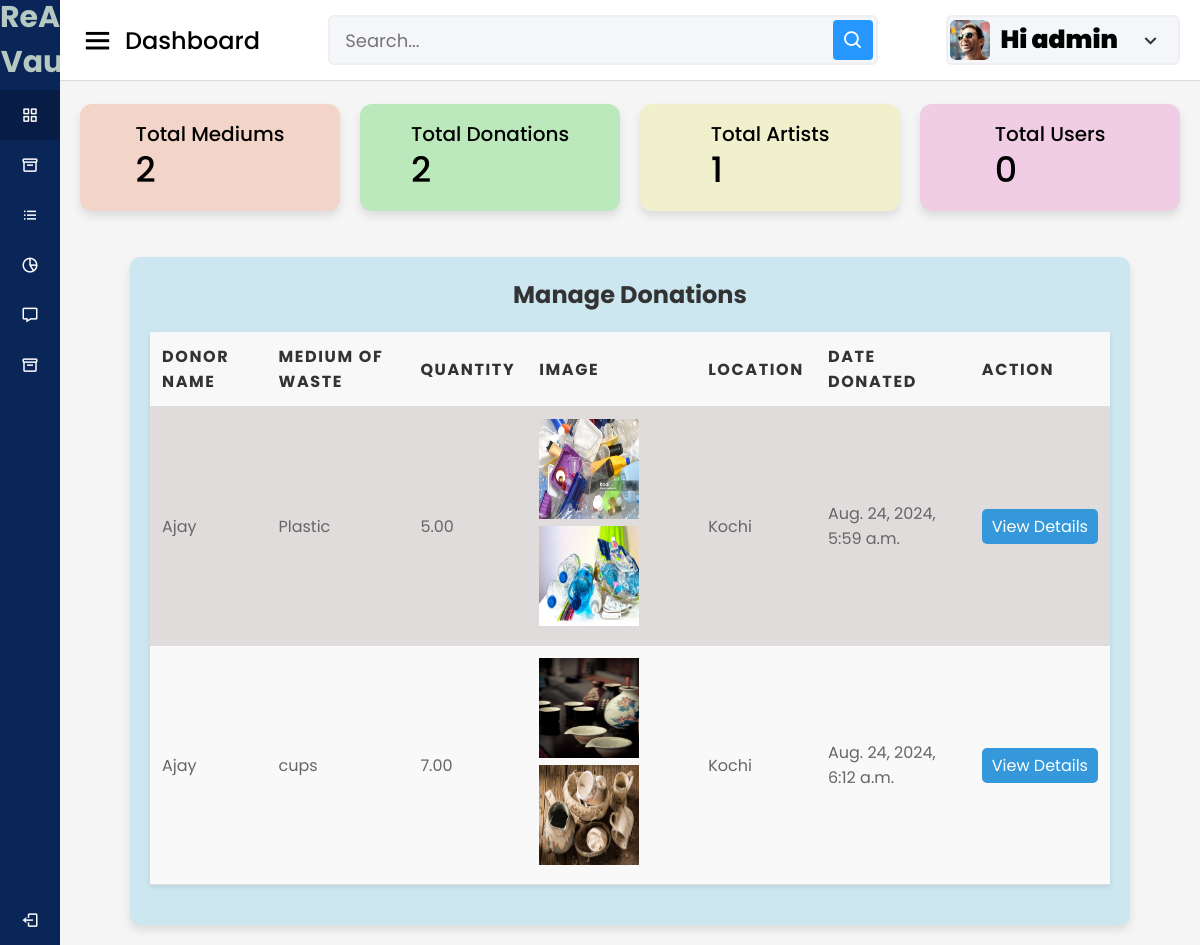
/adminclick/donation_listview/ (signed in), run on an earlier commit of the app's database.
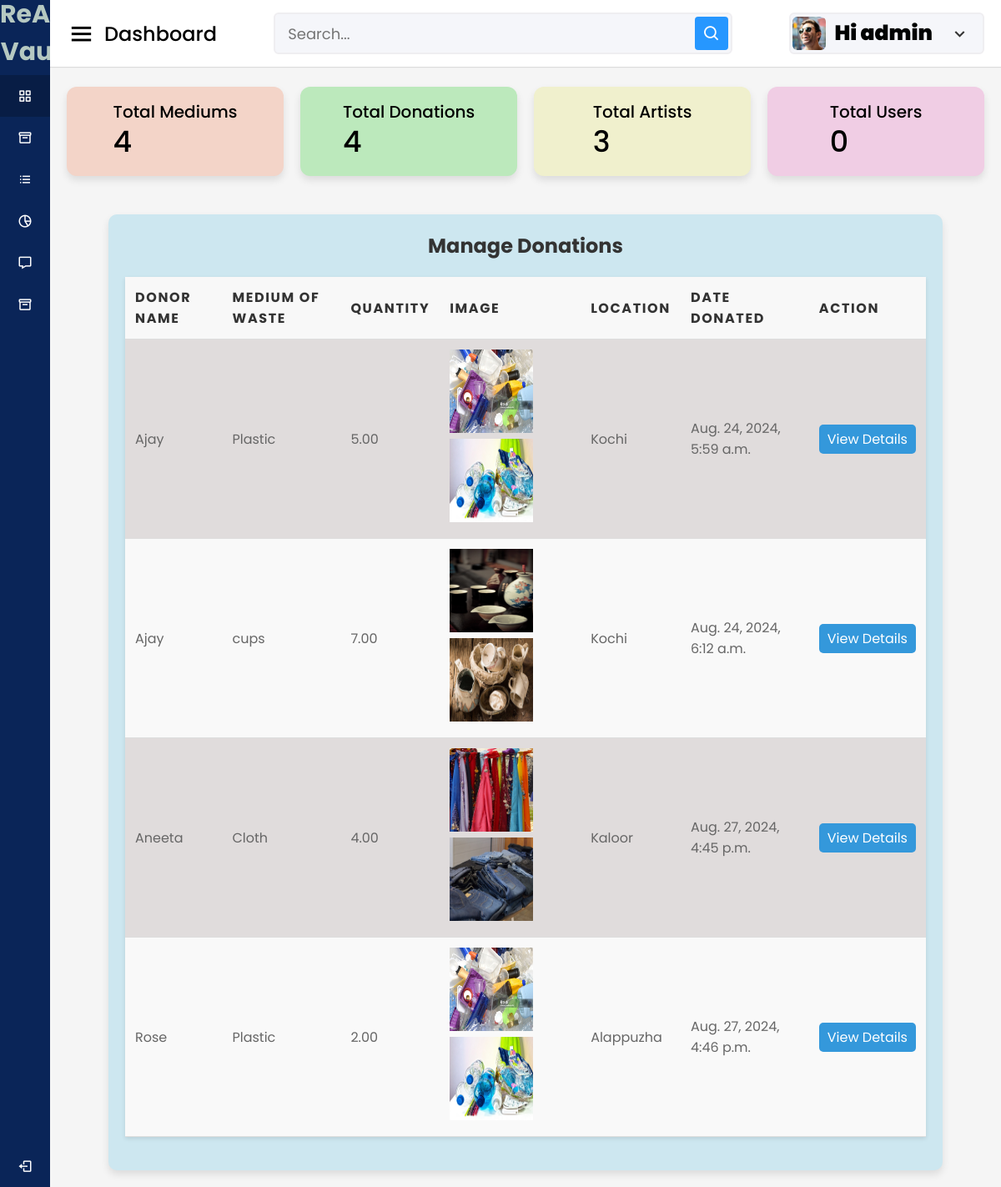
And on a later commit of the database.
### accounts/models.py (models this page shows, shortened)
class Adminclick(models.Model):
    user = models.OneToOneField(User, on_delete = models.CASCADE)
    phone = models.IntegerField(default=99999999)
    profile_pic = models.ImageField(upload_to= 'picture/admin/admin.jpg', null=True)

class Donors(models.Model):
    user = models.OneToOneField(User, on_delete = models.CASCADE)
    phone = models.IntegerField(default=99999999)
    profile_pic = models.ImageField(upload_to= 'picture/donor', null=True,default='picture/donor/hi.jpg')

### donors/models.py (models this page shows, shortened)
class Donation(models.Model):
    donor = models.ForeignKey(Donors, on_delete=models.CASCADE)
    medium_of_waste = models.ForeignKey(MediumOfWaste, on_delete=models.CASCADE)
    quantity = models.DecimalField(max_digits=10, decimal_places=2)
    location = models.CharField(max_length=255)
    date_donated = models.DateTimeField(auto_now_add=True)
    STATUS_CHOICES = [
        ('pending','Pending'),
        ('accepted','Accepted'),
        ('rejected','Rejected'),
    ]
    status = models.CharField(max_length=10, choices=STATUS_CHOICES, default='pending')

class DonationImage(models.Model):
    donation = models.ForeignKey(Donation, on_delete=models.CASCADE, related_name='images')
    image=models.ImageField(upload_to='picture/donor')

### adminclick/models.py (models this page shows, shortened)
class MediumOfWaste(models.Model):
    name = models.CharField(max_length=255)
    description = models.TextField(blank=True, null=True)
    rate=models.DecimalField(max_digits=10,decimal_places=2,default=0.00)

### adminclick/views.py (the view)
# urls.py: path('donation_listview/', views.donation_listview, name='donation_listview'),
@login_required
@never_cache
def donation_listview(request):
    adminclick= request.user.adminclick
    total_medium_of_waste=MediumOfWaste.objects.count()
    total_donations=Donation.objects.count()
    total_artists=Artist.objects.count()
    donations = Donation.objects.select_related('donor', 'medium_of_waste').all()
    context={
    'donations': donations,
    'adminclick':adminclick,
    'total_medium_of_waste':total_medium_of_waste,
    'total_donations':total_donations,
    'total_artists':total_artists
    }
    return render(request, 'admin/donation_list.html', context)

### category/context_processors.py (called while the page is built)
def menu_links(request):
    links = Category.objects.all()
    return dict(links=links)

### template/admin/donation_list.html (shortened to what this page needs)
{% load static %}
<!DOCTYPE html>
<html lang="en" dir="ltr">
<head>
  <link rel="stylesheet" href="{% static 'assets/css/styles.css' %}">
  <link href='https://unpkg.com/boxicons@2.0.7/css/boxicons.min.css' rel='stylesheet'>
</head>
<body>
  <div class="sidebar">
    <div class="logo-details">
      <span class="logo_name" style="font-size: 30px; text-align: center; font-weight: 700; color: #b5c8c1;">ReArt Vault</span>
    </div>
    <ul class="nav-links">
      <li>
        <a href="{% url 'admin_dashboard' %}" class="active">
          <i class='bx bx-grid-alt'></i>
          <span class="links_name">Admin Dashboard</span>
        </a>
      </li>
      <li>
        <a href="{% url 'add_medium_of_waste' %}">
          <i class='bx bx-box'></i>
          <span class="links_name">Add Medium </span>
        </a>
      </li>
      <li>
        <a href="{% url 'approve_artists' %}">
          <i class='bx bx-list-ul'></i>
          <span class="links_name">Manage Artists</span>
        </a>
      </li>
      <li>
        <a href="{% url 'donation_listview' %}">
          <i class='bx bx-pie-chart-alt-2'></i>
          <span class="links_name">Manage Donations</span>
        </a>
      </li>
      <li>
        <a href="{% url 'set_rates' %}">
          <i class='bx bx-message'></i>
          <span class="links_name">Set Pricing</span>
        </a>
      </li>
      <li>
        <a href="{% url 'add_category' %}">
          <i class='bx bx-box'></i>
          <span class="links_name">Add Category</span>
        </a>
      </li>
      <li class="log_out">
        <a href="{% url 'userlogout' %}">
          <i class='bx bx-log-out'></i>
          <span class="links_name">Log out</span>
        </a>
      </li>
    </ul>
  </div>
  <section class="home-section">
    <nav>
      <div class="sidebar-button">
        <i class='bx bx-menu sidebarBtn'></i>
        <span class="dashboard"> Dashboard</span>
      </div>
      <div class="search-box">
        <input type="text" placeholder="Search...">
        <i class='bx bx-search'></i>
      </div>
      <div class="profile-details">
        <img src="{{adminclick.profile_pic.url}}" alt="">
        <span class="admin_name" style="font-size: 25px; font-weight: 900; color: #010302;">Hi {{user.username}}</span>
        <i class='bx bx-chevron-down'></i>
      </div>
    </nav>
    <body>
      <div class="home-content">
        <div class="overview-boxes">
          <div class="box" style="background-color:rgb(243, 212, 200);">
            <div class="right-side">
              <div class="box-topic">Total Mediums</div>
              <div class="number">{{ total_medium_of_waste }}</div>
            </div>
          </div>
          <div class="box" style="background-color:rgb(188, 233, 188);">
            <div class="right-side">
              <div class="box-topic">Total Donations</div>
              <div class="number">{{total_donations}}</div>
            </div>
          </div>
          <div class="box" style="background-color:rgb(240, 240, 205);">
            <div class="right-side">
              <div class="box-topic">Total Artists</div>
              <div class="number"> {{total_artists}}</div>
            </div>
          </div>
          <div class="box" style="background-color:rgb(240, 205, 228);">
            <div class="right-side">
              <div class="box-topic">Total Users</div>
              <div class="number">0</div>
            </div>
          </div>
        </div>
          <div class="sales-boxes">
            <div class="recent-sales box" style="background-color: rgb(205, 231, 240); padding: 20px; border-radius: 10px; width:1000px;">
                <div class="title" style="font-size: 24px; font-weight: bold; margin-bottom: 20px;">Manage Donations</div>
                <table class="table">
                    <thead>
                        <tr>
                            <th>Donor Name</th>
                            <th>Medium of Waste</th>
                            <th>Quantity</th>
                            <th>Image</th>
                            <th>Location</th>
                            <th>Date Donated</th>
                            <th>Action</th>
                        </tr>
                    </thead>
                    <tbody>
                      {% for donation in donations %}
                      <tr>
                          <td>{{ donation.donor.user.username }}</td>
                          <td>{{ donation.medium_of_waste.name }}</td>
                          <td>{{ donation.quantity }}</td>
                          <td>
                            {% if donation.images.exists %}
                            {% for image in donation.images.all %}
                                <img src="{{ image.image.url }}" alt="image of waste " width="100" height="100">
                                {% endfor %}
                              {% else %}
                                  No picture
                              {% endif %}
                          </td>
                          <td>{{ donation.location }}</td>
                          <td>{{ donation.date_donated }}</td>
                          <td>
                              <a href="{% url 'donation_detail' donation.pk %}" class="btn-view">View Details</a>
                          </td>
                      </tr>
                  {% endfor %}
                    </tbody>
                </table>
            </div>
        </div>
    </body>
    </html>

### static/assets/css/styles.css (style rules this page uses)
* { margin: 0; padding: 0; box-sizing: border-box; font-family: 'Poppins', sans-serif; }
.sidebar { position: fixed; height: 100%; width: 240px; background: #0A2558; transition: all 0.5s ease; }
.sidebar .logo-details { height: 80px; display: flex; align-items: center; }
.sidebar .logo-details .logo_name { color: #fff; font-size: 24px; font-weight: 500; }
.sidebar .nav-links { margin-top: 10px; }
.sidebar .nav-links li { position: relative; list-style: none; height: 50px; }
.sidebar .nav-links li a { height: 100%; width: 100%; display: flex; align-items: center; text-decoration: none; transition: all 0.4s ease; }
.sidebar .nav-links li a.active { background: #081D45; }
.sidebar .nav-links li i { min-width: 60px; text-align: center; font-size: 18px; color: #fff; }
.sidebar .nav-links li a .links_name { color: #fff; font-size: 15px; font-weight: 400; white-space: nowrap; }
.sidebar .nav-links .log_out { position: absolute; bottom: 0; width: 100%; }
.home-section { position: relative; background: #f5f5f5; min-height: 100vh; width: calc(100% - 240px); left: 240px; transition: all 0.5s ease; }
.home-section nav { display: flex; justify-content: space-between; height: 80px; background: #fff; display: flex; align-items: center; position: fixed; width: calc(100% - 240px); left: 240px; z-index: 100; padding: 0 20px; box-shadow: 0 1px 1px rgba(0, 0, 0, 0.1); transition: all 0.5s ease; }
.home-section nav .sidebar-button { display: flex; align-items: center; font-size: 24px; font-weight: 500; }
nav .sidebar-button i { font-size: 35px; margin-right: 10px; }
.home-section nav .search-box { position: relative; height: 50px; max-width: 550px; width: 100%; margin: 0 20px; }
nav .search-box input { height: 100%; width: 100%; outline: none; background: #F5F6FA; border: 2px solid #EFEEF1; border-radius: 6px; font-size: 18px; padding: 0 15px; }
nav .search-box .bx-search { position: absolute; height: 40px; width: 40px; background: #2697FF; right: 5px; top: 50%; transform: translateY(-50%); border-radius: 4px; line-height: 40px; text-align: center; color: #fff; font-size: 22px; transition: all 0.4 ease; }
.home-section nav .profile-details { display: flex; align-items: center; background: #F5F6FA; border: 2px solid #EFEEF1; border-radius: 6px; height: 50px; min-width: 190px; padding: 0 15px 0 2px; }
nav .profile-details img { height: 40px; width: 40px; border-radius: 6px; object-fit: cover; }
nav .profile-details .admin_name { font-size: 15px; font-weight: 500; color: #333; margin: 0 10px; white-space: nowrap; }
nav .profile-details i { font-size: 25px; color: #333; }
.home-section .home-content { position: relative; padding-top: 104px; }
.home-content .overview-boxes { display: flex; align-items: center; justify-content: space-between; flex-wrap: wrap; padding: 0 20px; margin-bottom: 26px; }
.overview-boxes .box { display: flex; align-items: center; justify-content: center; width: calc(100% / 4 - 15px); background: #fff; padding: 15px 14px; border-radius: 12px; box-shadow: 0 5px 10px rgba(0,0,0,0.1); }
.overview-boxes .box-topic { font-size: 20px; font-weight: 500; }
.home-content .box .number { display: inline-block; font-size: 35px; margin-top: -6px; font-weight: 500; }
.home-content .sales-boxes { display: flex; justify-content: space-between; }
.home-content .sales-boxes .recent-sales { width: 65%; background: #fff; padding: 20px 30px; margin: 0 20px; border-radius: 12px; box-shadow: 0 5px 10px rgba(0, 0, 0, 0.1); }
.sales-boxes .box .title { font-size: 24px; font-weight: 500; }
@media (max-width: 1240px) { .sidebar { width: 60px; } }
@media (max-width: 1240px) { .home-section { width: calc(100% - 60px); left: 60px; } }
@media (max-width: 1240px) { .home-section nav { width: calc(100% - 60px); left: 60px; } }

What changed in the data, as far as the page shows it:
added Donation: donor.user.username "Aneeta", medium_of_waste.name "Cloth", quantity "4.00", location "Kaloor", date_donated "Aug. 27, 2024, 4:45 p.m."
added DonationImage: image (picture), shown under "Aneeta"
added DonationImage: image (picture), shown under "Aneeta"
added Donation: donor.user.username "Rose", medium_of_waste.name "Plastic", quantity "2.00", location "Alappuzha", date_donated "Aug. 27, 2024, 4:46 p.m."
added DonationImage: image (picture), shown under "Rose"
added DonationImage: image (picture), shown under "Rose"
Also different on the page:
{{ total_medium_of_waste }}: "2" → "4"
{{ total_donations }}: "2" → "4"
{{ total_artists }}: "1" → "3"
